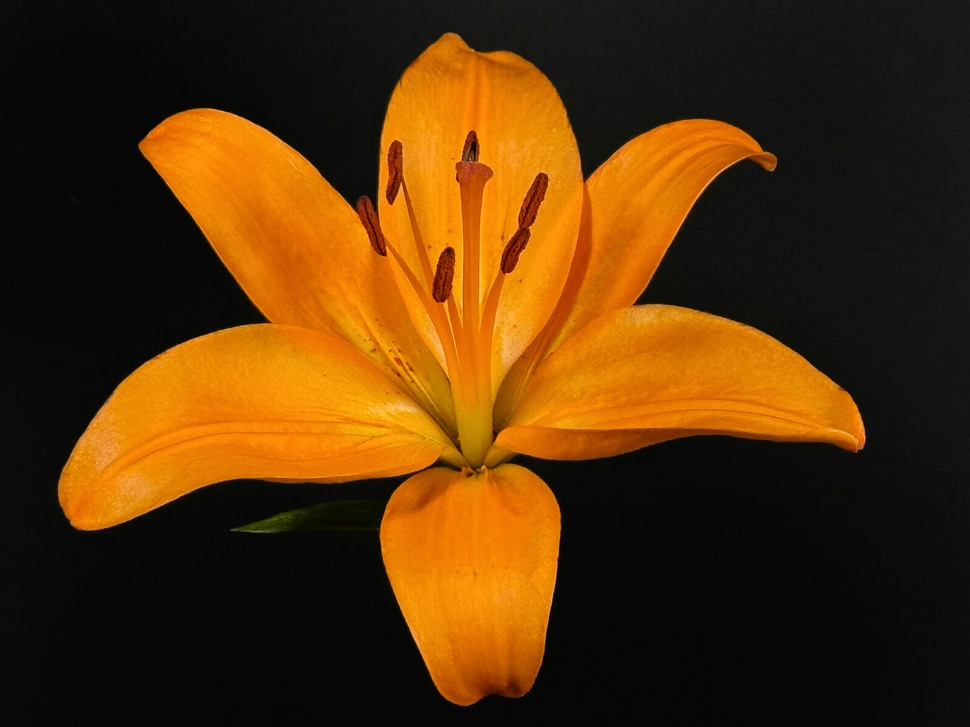
#> input picture data/sample_images/yellow_lilly.jpg, 970 x 727 px, shrunk from 4032 x 3024 before the run
$ jupyter execute 05_demo.ipynb
#> lines starting #> are read from the running program, lines starting #| are printed output that depends on the picture; after the words box and inside, x2 and y2 are one past the last pixel; in counts of white or black regions, pixels touching at a corner belong together
### src/image_utils.py
import numpy as np
from spectral import build_similarity_matrix


def compute_superpixel_features(image, segments):
    """
    Computes the mean color and centroid position for each superpixel.

    Parameters
    ----------
    image : np.ndarray, shape (height, width, channels)
        Original image (RGB).
    segments : np.ndarray, shape (height, width)
        Superpixel labels, as returned by skimage.segmentation.slic.

    Returns
    -------
    colors : np.ndarray, shape (n_segments, channels)
        Mean color (e.g. RGB) for each superpixel.
    positions : np.ndarray, shape (n_segments, 2)
        Centroid (row, col) position for each superpixel.
    """
    n_segments = len(np.unique(segments))
    n_channels = image.shape[2]

    colors = np.zeros((n_segments, n_channels))
    positions = np.zeros((n_segments, 2))

    for label in range(n_segments):
        rows, cols = np.where(segments == label)
        colors[label] = np.mean(image[rows, cols], axis=0)
        positions[label] = np.mean(np.column_stack((rows, cols)), axis=0)

    return colors, positions


def scaled_sigma_position(image_shape, position_ratio=0.1):
    """
    Converts a relative spatial scale into sigma_position in pixels.

    sigma_position is defined as a fraction of the image diagonal, so the
    spatial kernel has comparable meaning for images of different sizes.

    Parameters
    ----------
    image_shape : tuple
        Image shape or any tuple whose first two entries are height and width.
    position_ratio : float, default=0.1
        Fraction of the image diagonal used as sigma_position.

    Returns
    -------
    float
        Sigma for the position kernel, scaled according to image size.
    """
    if position_ratio <= 0:
        raise ValueError('position_ratio must be positive.')

    height, width = image_shape[:2]
    diagonal = np.hypot(height, width)
    return position_ratio * diagonal


def build_image_similarity_matrix(colors, positions, sigma_color=1.0, sigma_position=1.0):
    """
    Builds a similarity matrix for superpixels, combining color and position.

    Parameters
    ----------
    colors : np.ndarray, shape (n_segments, n_channels)
        Mean color for each superpixel (from compute_superpixel_features).
    positions : np.ndarray, shape (n_segments, 2)
        Centroid position for each superpixel.
    sigma_color : float
        Bandwidth for the color kernel.
    sigma_position : float
        Spatial bandwidth in pixels. In the image pipeline it is obtained from
        ``scaled_sigma_position`` so it scales with image size.

    Returns
    -------
    W : np.ndarray, shape (n_segments, n_segments)
        Combined similarity matrix.
    """
    W_color = build_similarity_matrix(colors, sigma=sigma_color)
    W_position = build_similarity_matrix(positions, sigma=sigma_position)
    return W_color * W_position

### src/spectral.py
import numpy as np
from scipy.spatial.distance import cdist
from sklearn.cluster import KMeans
from scipy.linalg import eigh


def build_similarity_matrix(X, sigma=1.0):
    """
    Builds similarity matrix using the Gaussian (RBF) kernel.

    Parameters
    ----------
    X : np.ndarray, shape (n_samples, n_features)
        Input data points.
    sigma : float
        Controls how quickly similarity decays with distance.
        Smaller sigma -> only very close points are considered similar.

    Returns
    -------
    W : np.ndarray, shape (n_samples, n_samples)
        Symmetric similarity matrix, W[i, j] in (0, 1].
    """
    # Pairwise squared Euclidean distances between all points in X
    dist_sq = cdist(X, X, metric='sqeuclidean')

    # Gaussian (RBF) kernel: converts distance into similarity
    W = np.exp(-dist_sq / (2 * sigma**2))

    return W


def compute_laplacian(W, normalized=True):
    """
    Computes the graph Laplacian from a similarity matrix.

    Parameters
    ----------
    W : np.ndarray, shape (n_samples, n_samples)
        Similarity matrix.
    normalized : bool
        If True, returns the symmetric normalized Laplacian L_sym.
        If False, returns the unnormalized Laplacian L.

    Returns
    -------
    L : np.ndarray, shape (n_samples, n_samples)
        Graph Laplacian.
    """
    # Degree matrix: D[i, i] = total connection strength of point i to all others
    D = np.diag(np.sum(W, axis=1))

    # Unnormalized Laplacian
    L = D - W

    if not normalized:
        return L

    # Symmetric normalized Laplacian (Ng-Jordan-Weiss): L_sym = D^(-1/2) L D^(-1/2)
    # Balances the influence of points with very different degrees
    D_inv_sqrt = np.diag(1 / np.sqrt(np.diag(D)))
    L_sym = np.matmul(np.matmul(D_inv_sqrt, L), D_inv_sqrt)

    return L_sym


def spectral_clustering(X, k, sigma=1.0, normalized=True):
    """
    Performs spectral clustering on input data X.

    Parameters
    ----------
    X : np.ndarray, shape (n_samples, n_features)
        Input data points.
    k : int
        Number of clusters.
    sigma : float
        Bandwidth parameter for the Gaussian kernel.
    normalized : bool
        Whether to use the normalized Laplacian.

    Returns
    -------
    labels : np.ndarray, shape (n_samples,)
        Cluster assignment for each point.
    """

    W = build_similarity_matrix(X, sigma=sigma)


    L = compute_laplacian(W, normalized=normalized)


    _, eigenvectors = eigh(L)

    # Keep the k eigenvectors corresponding to
    # the k smallest eigenvalues
    U = eigenvectors[:, :k]

    # For the normalized Laplacian, normalize each row
    # of U to unit length before applying K-means
    if normalized:
        row_norms = np.linalg.norm(U, axis=1, keepdims=True)
        U = U / np.maximum(row_norms, 1e-12)

    # Apply K-means in the spectral embedding space
    kmeans = KMeans(
        n_clusters=k,
        random_state=42,
        n_init=10
    )

    kmeans.fit(U)
    labels = kmeans.labels_

    return labels

def spectral_clustering_from_similarity(W, k, normalized=True):
    """
    Performs spectral clustering given a precomputed similarity matrix.

    Parameters
    ----------
    W : np.ndarray, shape (n_samples, n_samples)
        Precomputed similarity matrix.
    k : int
        Number of clusters.
    normalized : bool
        Whether to use the normalized Laplacian.

    Returns
    -------
    labels : np.ndarray, shape (n_samples,)
        Cluster assignment for each point.
    """

    L = compute_laplacian(W, normalized=normalized)


    _, eigenvectors = eigh(L)


    U = eigenvectors[:, :k]

    # For the normalized Laplacian, normalize each row
    # of U to unit length before applying K-means
    if normalized:
        row_norms = np.linalg.norm(U, axis=1, keepdims=True)
        U = U / np.maximum(row_norms, 1e-12)

    # Apply K-means in the spectral embedding space
    kmeans = KMeans(
        n_clusters=k,
        random_state=42,
        n_init=10
    )

    kmeans.fit(U)
    labels = kmeans.labels_

    return labels

### notebooks/05_demo.ipynb
# Demo — Spektralno klasterovanje i segmentacija slika pomoću grafova

Ova sveska daje brz, sažet pregled funkcionalnosti celog projekta — bez detaljnih eksperimenata i objašnjenja, koja se nalaze u prethodnim sveskama:

- `01_intro_i_teorija.ipynb` — teorijska pozadina algoritma
- `02_synthetic_data.ipynb` — poređenje sa K-means na sintetičkim podacima
- `03_image_segmentation.ipynb` — detaljna analiza segmentacije na pet slika
- `04_evaluation.ipynb` — poređenje sa baseline metodom i kvantitativna evaluacija na BSDS500

Ovde samo demonstriramo da pipeline radi, od početka do kraja, na dva tipa problema: klasterovanje tačaka i segmentacija slike.

[cell 1]
import sys
sys.path.append('../src')

import matplotlib.pyplot as plt
from sklearn.datasets import make_moons
from skimage import io
from skimage.segmentation import slic, mark_boundaries

from spectral import spectral_clustering
from image_utils import compute_superpixel_features, build_image_similarity_matrix, scaled_sigma_position
from spectral import spectral_clustering_from_similarity

## 1. Klasterovanje sintetičkih podataka

Spektralno klasterovanje primenjeno na klasičan primer gde K-means ne uspeva — dva isprepletana polumeseca.

[cell 2]
X, _ = make_moons(n_samples=300, noise=0.05, random_state=42)
labels = spectral_clustering(X, k=2, sigma=0.2, normalized=True)

plt.figure(figsize=(5, 5))
plt.scatter(X[:, 0], X[:, 1], c=labels, cmap='viridis')
plt.title('Spektralno klasterovanje — make_moons')
plt.show()
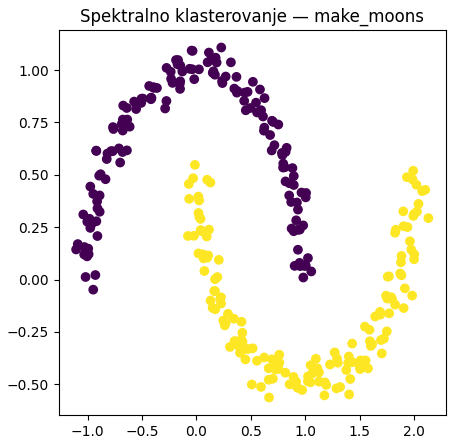
#> figure drawn by matplotlib, 1 panel

## 2. Segmentacija slike

Ista osnovna ideja (graf → Laplasijan → sopstveni vektori → K-means), primenjena na sliku preko SLIC superpiksela.

[cell 3]
image = io.imread('../data/sample_images/yellow_lilly.jpg')
#> image is the input picture: shape (727, 970, 3); mean R, G, B 84.4, 49.6, 9.5
segments = slic(image, n_segments=200, compactness=10, start_label=0)
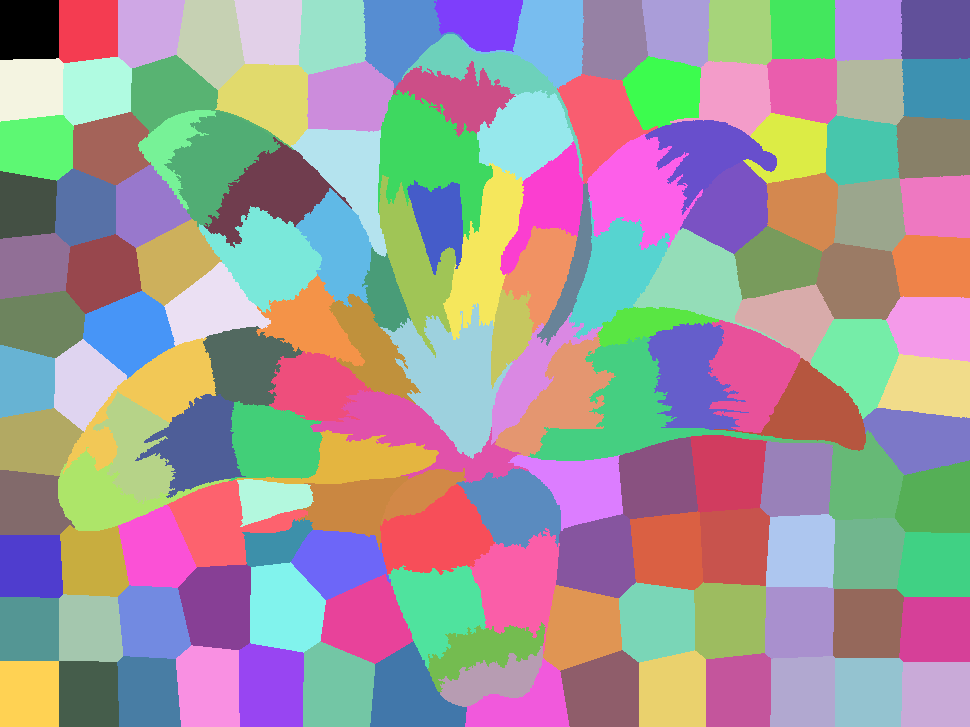
#> segments: shape (727, 970) int64; 150 distinct labels, from 0 to 149; one colour per label, 0 black
colors, positions = compute_superpixel_features(image, segments)
#> in compute_superpixel_features, `n_segments = len(np.unique(segments))`: n_segments = 150
#> after the loop in compute_superpixel_features, `for label in range(n_segments):`: colors = 150 rows, first 8: [9.36, 9.36, 9.36], [8.88, 8.88, 8.88], [9.38, 9.38, 9.38], [10.49, 10.49, 10.49], [13.41, 13.41, 13.41], [16.6, 16.6, 16.48], [23.59, 21.81, 18.45], [24.02, 23.89, 20.87]; positions = 150 pairs, first value 21.76 to 704.9, second value 25.11 to 936.5

sigma_position = scaled_sigma_position(image.shape, position_ratio=0.1)
#> sigma_position = 121.2
W = build_image_similarity_matrix(colors, positions, sigma_color=20, sigma_position=sigma_position)
#> call 2 of build_similarity_matrix, with X = array of shape (150, 3), sigma = 20
#> in build_similarity_matrix (call 2), `dist_sq = cdist(X, X, metric='sqeuclidean')`:
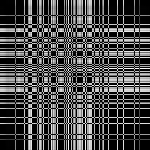
#> dist_sq: shape (150, 150) float64; min 0, max 80994.7, mean 23861.7; drawn with min black and max white
#> in build_similarity_matrix (call 2), `W = np.exp(-dist_sq / (2 * sigma**2))`:
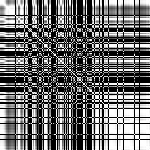
#> W: shape (150, 150) float64; min 1.07e-44, max 1, mean 0.425
#> call 3 of build_similarity_matrix, with X = array of shape (150, 2), sigma = 121.2
#> in build_similarity_matrix (call 3), `dist_sq = cdist(X, X, metric='sqeuclidean')`:
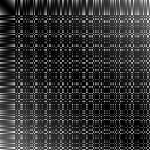
#> dist_sq: shape (150, 150) float64; min 0, max 1264162.3, mean 257161.3; drawn with min black and max white
labels = spectral_clustering_from_similarity(W, k=2, normalized=True)
#> call 2 of compute_laplacian, with normalized = True
#> in compute_laplacian (call 2), `D = np.diag(np.sum(W, axis=1))`:
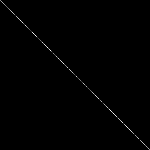
#> D: shape (150, 150) float64; min 0, max 13.85, mean 0.0573; drawn with min black and max white
#> in compute_laplacian (call 2), `L_sym = np.matmul(np.matmul(D_inv_sqrt, L), D_inv_sqrt)`:
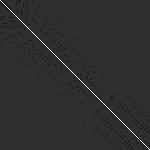
#> L_sym: shape (150, 150) float64; min -0.218, max 0.928, mean 6.08e-05; drawn with min black and max white
#> in spectral_clustering_from_similarity, `_, eigenvectors = eigh(L)`:
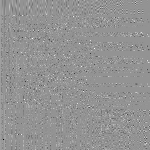
#> eigenvectors: shape (150, 150) float64; min -0.992, max 0.727, mean 0.000411; drawn with min black and max white
#> in spectral_clustering_from_similarity, `U = eigenvectors[:, :k]`: U = 150 pairs, first value 0.0324 to 0.101, second value -0.175 to 0.0537
#> in spectral_clustering_from_similarity, `row_norms = np.linalg.norm(U, axis=1, keepdims=True)`: row_norms = 150 values, max 0.198 at index 71, min 0.0616 at index 38, mean 0.112
#> in spectral_clustering_from_similarity, `U = U / np.maximum(row_norms, 1e-12)`: U = 150 pairs, first value 0.471 to 0.882, second value -0.882 to 0.471
#> labels = 150 values, max 1 at index 15, min 0 at index 0, mean 0.307
segmented_image = labels[segments]
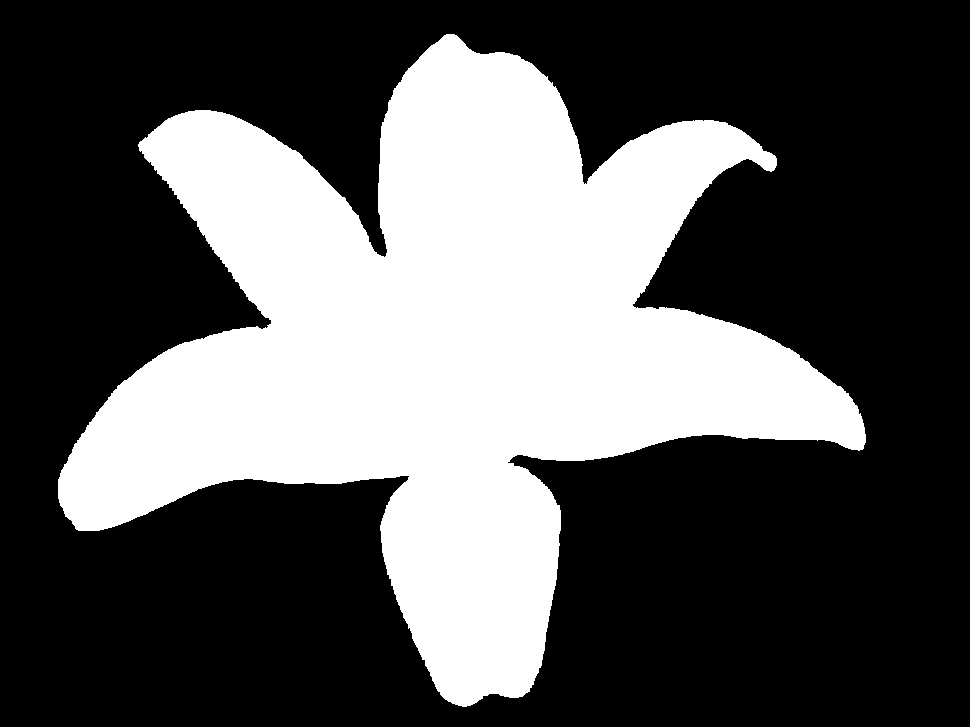
#> segmented_image: shape (727, 970) int32; values 0 (black) and 1 (white), 34.2% white; 1 white region, box (x1, y1, x2, y2) and area: (58, 34, 866, 707) 241329

fig, axes = plt.subplots(1, 3, figsize=(15, 5))

axes[0].imshow(image)
axes[0].set_title('Originalna slika')
axes[0].axis('off')

axes[1].imshow(mark_boundaries(image, segments))
axes[1].set_title('SLIC superpikseli')
axes[1].axis('off')

axes[2].imshow(segmented_image, cmap='viridis')
axes[2].set_title('Segmentacija (k=2)')
axes[2].axis('off')

plt.tight_layout()
plt.show()
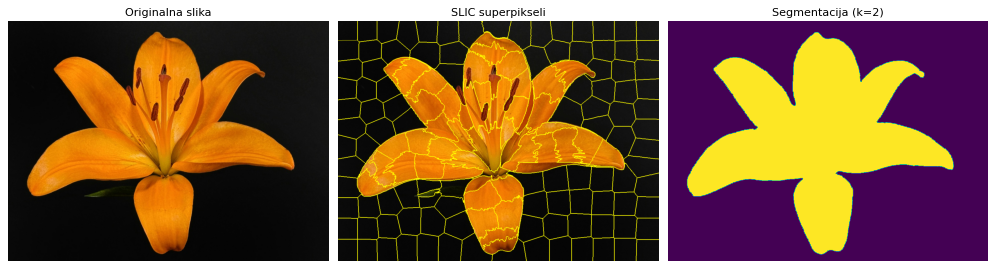
#> figure drawn by matplotlib, 3 panels

## Rezime

Implementiran je kompletan pipeline za spektralno klasterovanje, primenjiv i na obične podatke (tačke u ravni) i na segmentaciju slika (preko superpiksela). Detaljna analiza, sistematični eksperimenti sa hiperparametrima, poređenje sa baseline metodom, i kvantitativna evaluacija na BSDS500 dostupni su u prethodnim sveskama — glavni nalazi su rezimirani u README.md.
